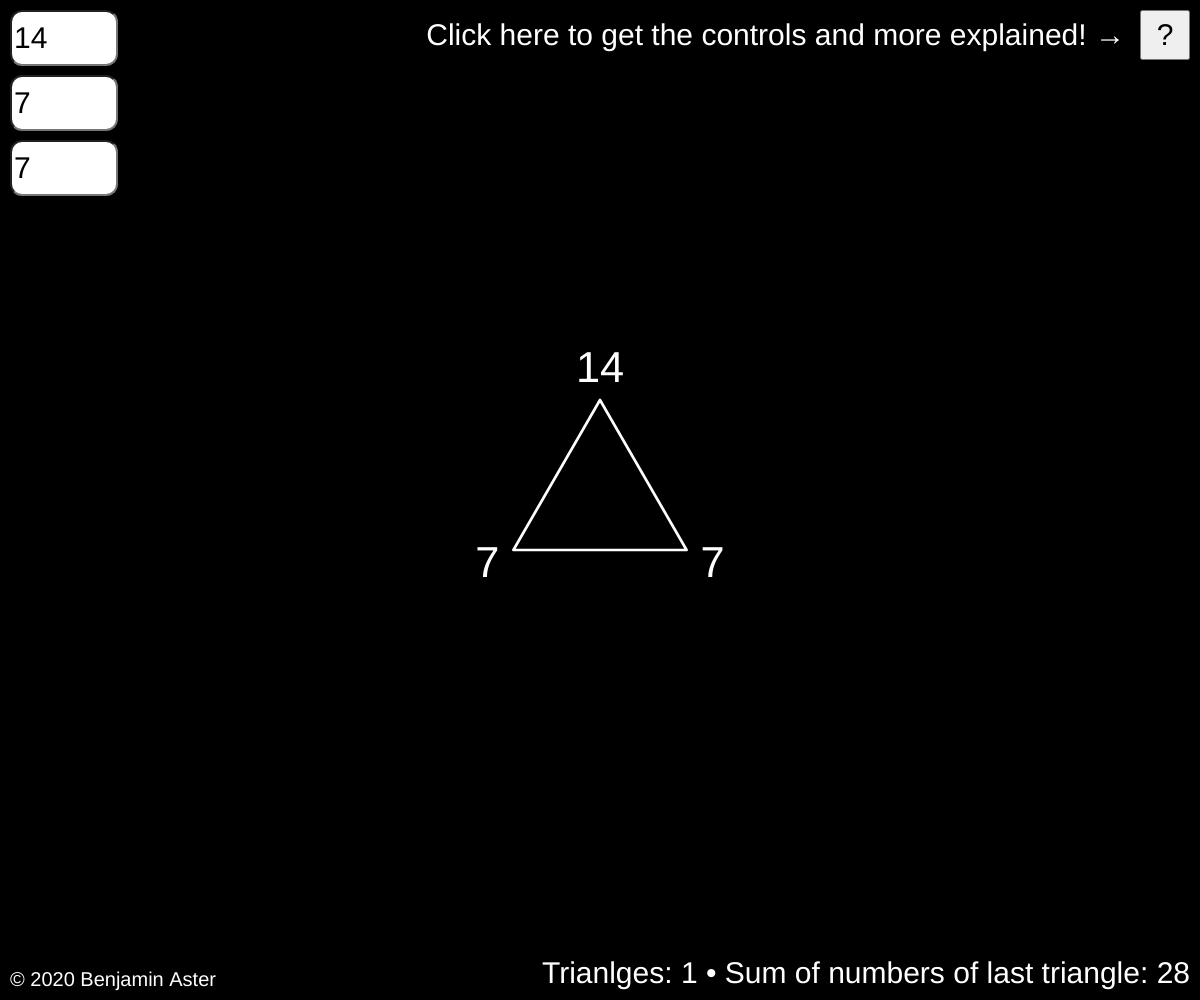
Frame 1 (no input)
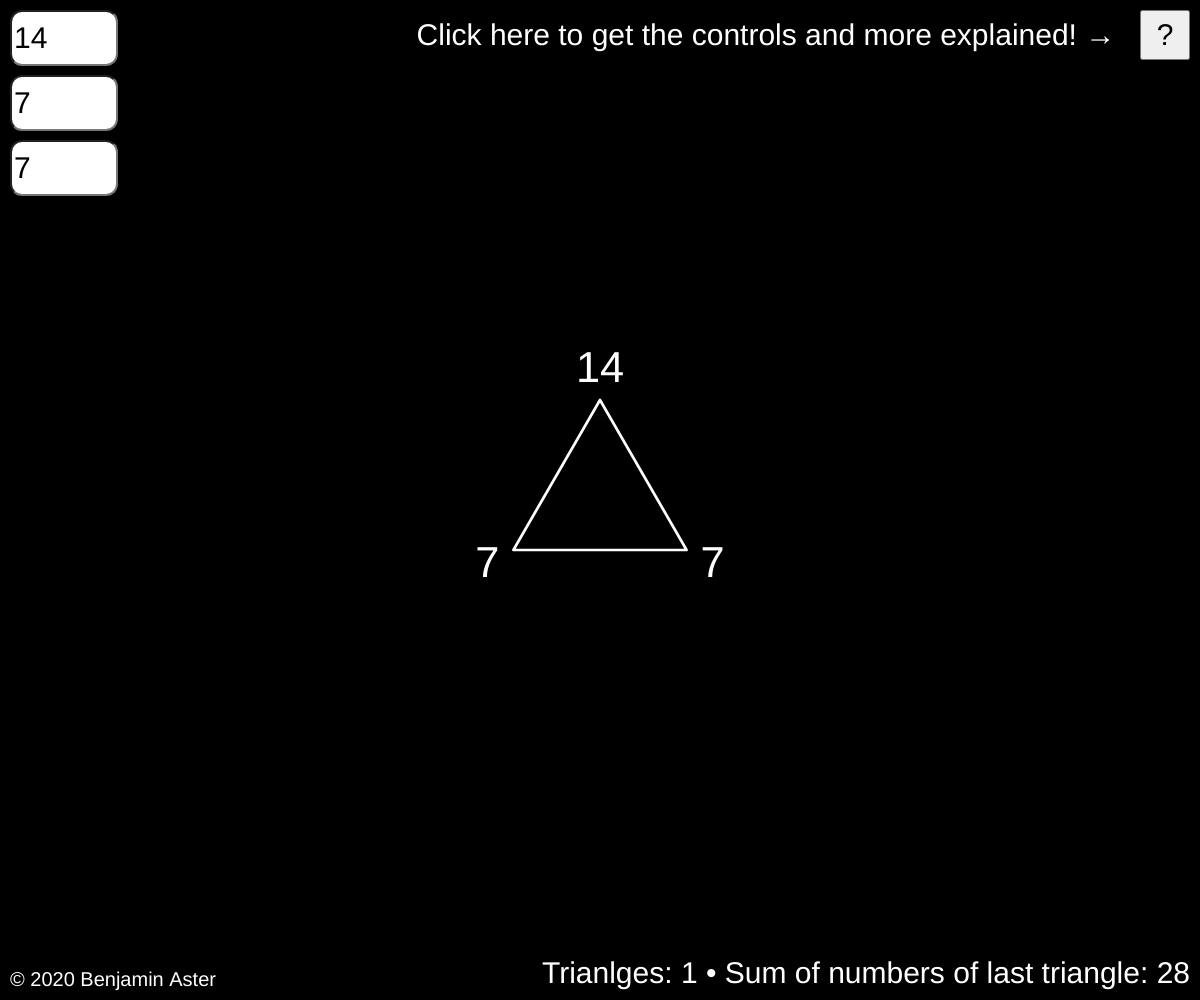
Frame 60 (no input)
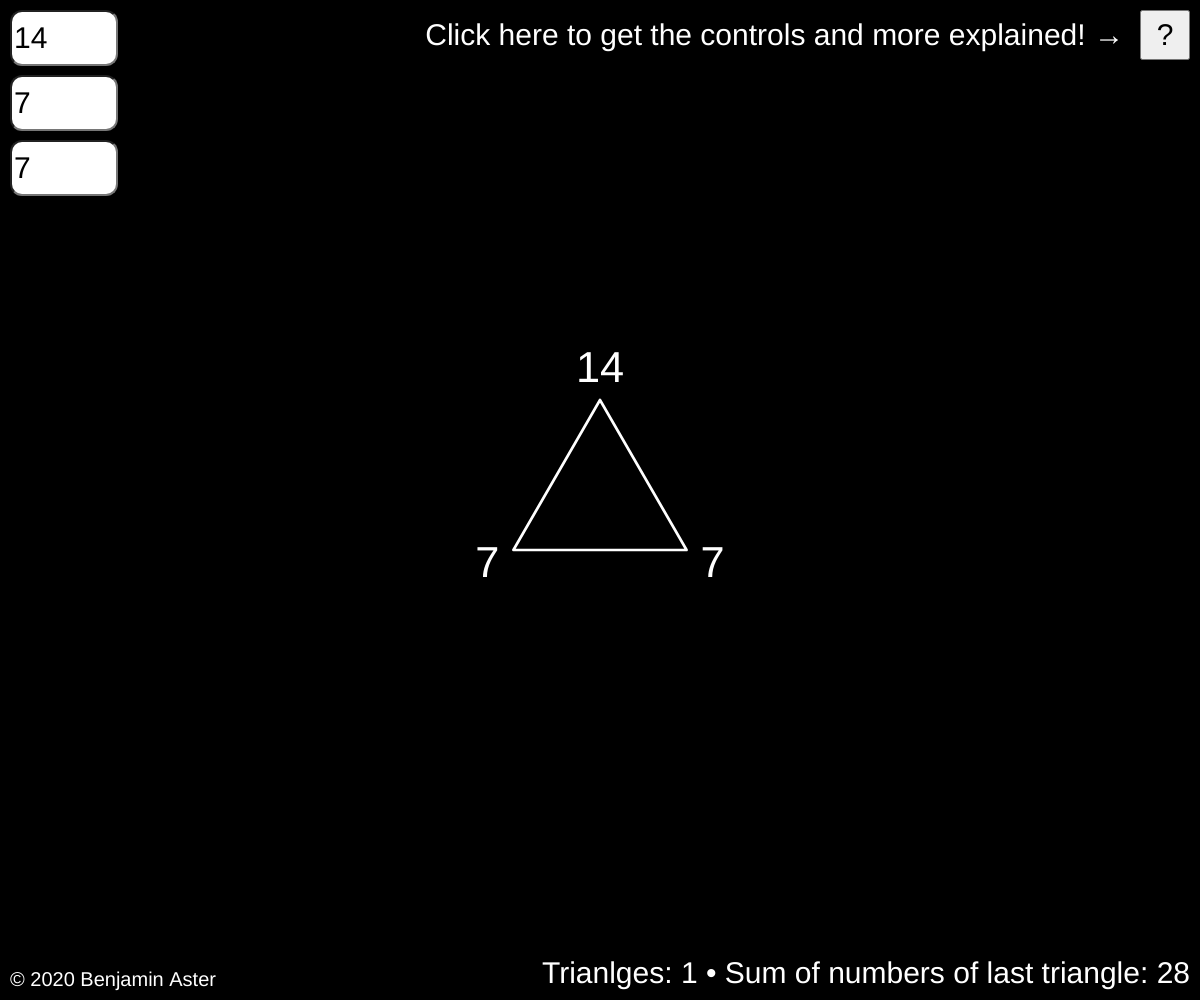
Frame 120 (the mouse pressed at the canvas centre since frame 60)

The p5.js sketch that drew these frames (run headless with seeded random() and noise() and a simulated clock; from frame 60 on, the mouse is pressed at the canvas centre):

// p5.js sketch
// ── sketch.js

// ✖

let unit;

let numbers = [[14, 7, 7]];

let triPos;
let scale;

let textBoxes = [];
let boxMouseOver = -1;
let focusedBox = -1;
let prevActiveElement;

let info;
let explained = false;

let prevKeyPress = -1;
let looping = true;

function setup() {
	createCanvas(windowWidth, windowHeight);

	triPos = [
		[
			{ x: 0, y: -1 },
			{ x: sqrt(3) / 2, y: 0.5 },
			{ x: -sqrt(3) / 2, y: 0.5 }
		],
		[
			{ x: 0, y: 1 },
			{ x: -sqrt(3) / 2, y: -0.5 },
			{ x: sqrt(3) / 2, y: -0.5 }
		]

	];

	unit = min(width, height) / 100;
	scale = unit * 10;

	for (let box = 0; box < 3; box++) {
		textBoxes.push(createInput("", "number"));
		textBoxes[box].value(numbers[0][box]);
		textBoxes[box].mouseOver(function () {
			boxMouseOver = box;
			//this.style("background-color", color(0x30));
			this.style("border-color", "red");
		});
		textBoxes[box].mouseOut(function () {
			boxMouseOver = -1;
			//this.style("background-color", "black");
			this.style("border-color", "white");
		});
		textBoxes[box].id("Box-" + box);
	}

	info = createButton("?");
	info.id("info");
	info.showInfo = false;
	info.mouseOver(function () {
		this.style("background-color", "white");
		this.style("color", "black");
	});
	info.mouseOut(function () {
		this.style("background-color", "black");
		this.style("color", "white");
	});
	info.mousePressed(function () {
		explained = true;
		this.showInfo = !this.showInfo;
		(this.showInfo) ? this.html("X") : this.html("?");

		/*
		for (let i = 0; i < textBoxes.length; i++) {
			(this.showInfo) ? textBoxes[i].hide() : textBoxes[i].show();
		}
		*/


	});

	windowResized();

	prevActiveElement = document.activeElement;
}

function draw() {
	background("black");

	if (document.activeElement != prevActiveElement) {
		focusedBox = -1;
		for (let i in [...Array(3)]) {
			if (document.getElementById("Box-" + i) == document.activeElement) {
				focusedBox = i;
				textBoxes[i].style("background-color", "#333");
			} else {
				textBoxes[i].style("background-color", "#000");
			}
		}

		if (focusedBox >= 0) {
		}
	}

	let calculate = false;
	if (keyIsPressed) {
		if (prevKeyPress == -1) {
			calculate = true;
			prevKeyPress = millis() + 300;
		} else if (millis() - prevKeyPress > 50) {
			calculate = true;
			prevKeyPress = millis();
		}
		if (calculate) {
			if (keyIsDown(unchar("A")) || keyIsDown(RIGHT_ARROW)) {
				let triangles = numbers.length;
				numbers.push([0, 0, 0]);
			} else if (keyIsDown(unchar("D")) || keyIsDown(LEFT_ARROW)) {
				if (numbers.length > 1) {
					numbers.pop();
				}
			}
			if (keyIsDown(UP_ARROW) || keyIsDown(DOWN_ARROW)) {
				if (boxMouseOver >= 0 && focusedBox == -1) {
					if (document.getElementById("Box-" + boxMouseOver) != document.activeElement) {
						if (keyIsDown(UP_ARROW)) {
							textBoxes[boxMouseOver].value(Number(textBoxes[boxMouseOver].value()) + 1);
						} else {
							textBoxes[boxMouseOver].value(Number(textBoxes[boxMouseOver].value()) - 1);
						}
					}
				} else if (focusedBox == -1) {
					if (keyIsDown(UP_ARROW)) {
						scale *= 1.3;
					} else {
						scale /= 1.3;
					}
				}
			}


		}
	} else {
		prevKeyPress = -1;
	}


	for (let i = 0; i < 3; i++) {
		numbers[0][i] = Number(textBoxes[i].value());
	}
	for (let i = 1; i < numbers.length; i++) {
		numbers[i][0] = abs(numbers[i - 1][1] - numbers[i - 1][2]);
		numbers[i][1] = abs(numbers[i - 1][2] - numbers[i - 1][0]);
		numbers[i][2] = abs(numbers[i - 1][0] - numbers[i - 1][1]);
	}



	push();
	translate(width / 2, height / 2);
	for (let tri = 0; tri < numbers.length; tri++) {
		let triangleSize = scale * pow(2, tri);
		let orientation = tri % 2;

		stroke("white");
		noFill();
		strokeWeight(triangleSize / 60 + 1);
		strokeJoin(ROUND);
		triangle(
			triPos[orientation][0].x * triangleSize, triPos[orientation][0].y * triangleSize,
			triPos[orientation][1].x * triangleSize, triPos[orientation][1].y * triangleSize,
			triPos[orientation][2].x * triangleSize, triPos[orientation][2].y * triangleSize
		);

	}
	for (let tri = 0; tri < numbers.length; tri++) {
		let triangleSize = scale * pow(2, tri) * 1.3;
		let orientation = tri % 2;
		stroke("black");
		strokeWeight(triangleSize / 40);
		textAlign(CENTER, CENTER);
		textSize(triangleSize / 3);
		for (let i = 0; i < 3; i++) {
			if (tri == 0 && i == boxMouseOver) {
				fill("red"); stroke("white"); textStyle(BOLD);
			} else {
				fill("white"); stroke("black"); textStyle(NORMAL);
			}
			text(numbers[tri][i], triPos[orientation][i].x * triangleSize, triPos[orientation][i].y * triangleSize);
		}
	}
	pop();

	fill("white");
	stroke("black");
	strokeWeight(unit * 1);
	textSize(unit * 3);

	textAlign(RIGHT, BOTTOM);
	let tris = numbers.length;
	text(`${(looping) ? "" : "rendering paused (Esc to re-enable) • "}Trianlges: ${tris} • Sum of numbers of last triangle: ${numbers[tris - 1][0] + numbers[tris - 1][1] + numbers[tris - 1][2]}`, width - unit, height - unit);

	if (!explained) {
		textAlign(RIGHT, CENTER);
		text("Click here to get the controls and more explained! →", width - info.width - unit * 3 + cos(millis() / 110) * unit * 0.5, info.height / 2 + unit * 1.2);
	}

	if (info.showInfo) {
		fill(0, 220);
		noStroke();
		rect(0, 0, width, height);

		fill("white");
		stroke("black");
		strokeWeight(unit / 2);
		textSize(width / 80);
		textAlign(LEFT, BOTTOM);

		/*
		for (let i = 0; i < textBoxes.length; i++) {
			textBoxes[i].style("background-color", color(30));
		}
		*/

		text("This program was made for Matt Parker's Maths Puzzle #9: take-away triangles.\n\n" +
			"Controls:\n" +
			"Add or delete a triangle:\n" +
			"\t - Press A / D.\n" +
			"\t - Use right / left arrow keys.\n" +
			"Zoom in and out:\n" +
			"\t - Scroll with mousewheel.\n" +
			"\t - Scroll with two fingers on a touchpad.\n" +
			"\t - Use up / down arrow keys.\n" +
			"Edit starting numbers:\n" +
			"\t - Click into a number box and enter a number\n" +
			"\t - Hover over a number box and scroll with the mousewheel to increase / decrease.\n" +
			"\t - Hover over a number box and scroll with two fingers on a touchpad to increase / decrease.\n" +
			"\t - Hover over a number box and use up / down arrow keys to increase / decrease.\n" +
			"\t - Click on the little arrows next to a number box to increase / decrease.\n" +
			"\t - Click into a number box and use up / down arrow keys to increase / decrease.\n\n",
			width / 6, height);

		textAlign(LEFT, TOP);
		if (boxMouseOver >= 0) {
			text("← And now scroll with the mousewheel or use the arrow keys to increase or decrease the number.\n\t\t You can also click in the box to enter a number.",
				textBoxes[boxMouseOver].width + unit * 2,
				textBoxes[boxMouseOver].position().y + textBoxes[boxMouseOver].height / 4);
		} else {
			text("← Hover your mouse over one of the number boxes.",
				textBoxes[0].width + unit * 2,
				textBoxes[0].height * 1.6 + sin(millis() / 400) * textBoxes[0].height * 1.1);
		}

	}

	textSize(unit * 2);
	textAlign(LEFT, BOTTOM);
	text("© 2020 Benjamin Aster", unit, height - unit);


	prevActiveElement = document.activeElement;
}

function windowResized() {
	resizeCanvas(windowWidth, windowHeight);

	unit = min(width, height) / 100;

	for (let box in Array(3).fill(0)) {
		textBoxes[box].size(unit * 10, unit * 5);
		textBoxes[box].position(unit, box * unit * 6.5 + unit);
		textBoxes[box].style("font-size", str(unit * 3) + "px");
		textBoxes[box].style("border-radius", str(unit * 1.2) + "px");
	}

	info.size(unit * 5, unit * 5);
	info.position(width - info.width - unit, unit);
	info.style("font-size", str(unit * 3) + "px");

}

function keyReleased() {
	if (keyCode == ESCAPE) {
		looping = !looping;
		(looping) ? loop() : noLoop();
	}
}

function mouseWheel(event) {
	if (boxMouseOver >= 0) {
		if (document.getElementById("Box-" + boxMouseOver) != document.activeElement) {
			if (event.delta > 0) {
				textBoxes[boxMouseOver].value(Number(textBoxes[boxMouseOver].value()) - 1);
			} else {
				textBoxes[boxMouseOver].value(Number(textBoxes[boxMouseOver].value()) + 1);
			}
		}
	}
	else {
		if (event.delta > 0) {
			scale /= 1.3;
		} else {
			scale *= 1.3;
		}
	}
}
